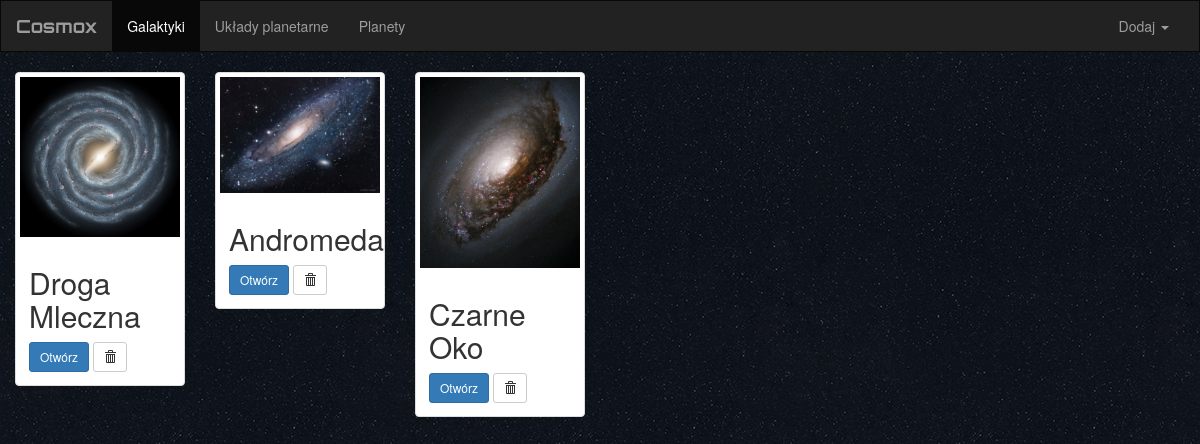
/cosmox/, run on the app's committed database.
### cosmox/models.py (models this page shows, shortened)
class Galaxy(models.Model):
    name = models.CharField(max_length=50)
    constellation = models.CharField(max_length=50, null=True, blank=True)
    galaxy_type = models.CharField(max_length=50)
    diameter = models.CharField(max_length=50)
    num_of_starts = models.CharField(max_length=50)
    mass = models.CharField(max_length=50)
    picture = models.ImageField()

### cosmox/views.py (the view)
class IndexView(generic.ListView):
    template_name = 'cosmox/index.html'
    context_object_name = 'all_galaxies'
    def get_queryset(self):
        return Galaxy.objects.all()

### cosmox/templates/cosmox/index.html (shortened to what this page needs)
{% extends 'cosmox/base.html' %}
{% block galaxy_active %}active{% endblock %}
{% block body %}
  {% if all_galaxies %}
    {% for galaxy in all_galaxies %}
      <div class="col-sm-4 col-lg-2">
        <div class="thumbnail">
          <a href="{% url 'cosmox:detail' galaxy.id %}">
            <img src="{{ galaxy.picture.url }}" class="img-responsive">
          </a>
          <div class="caption">
            <h2>{{ galaxy.name }}</h2>
            <a href="{% url 'cosmox:detail' galaxy.id %}" class="btn btn-primary btn-sm"
                     role="button">Otwórz</a>
            <form action="{% url 'cosmox:galaxy-delete' galaxy.id %}" method="post" style="display: inline;">
              <button type="submit" class="btn btn-default btn-sm">
                <span class="glyphicon glyphicon-trash"></span>
              </button>
            </form>
          </div>
        </div>
      </div>
    {% endfor %}
  {% else %}
    <h3>Nie masz żadnych galaktyk</h3>
  {% endif %}
{% endblock %}

### cosmox/static/cosmox/style.css (style rules this page uses)
body { background: url("images/cosmoxbg.png"); color: white; }
img { width: 250px; height: 250px; }

### data on the page
Galaxy: picture (picture), name "Droga Mleczna"
Galaxy: picture (picture), name "Andromeda"
Galaxy: picture (picture), name "Czarne Oko"
